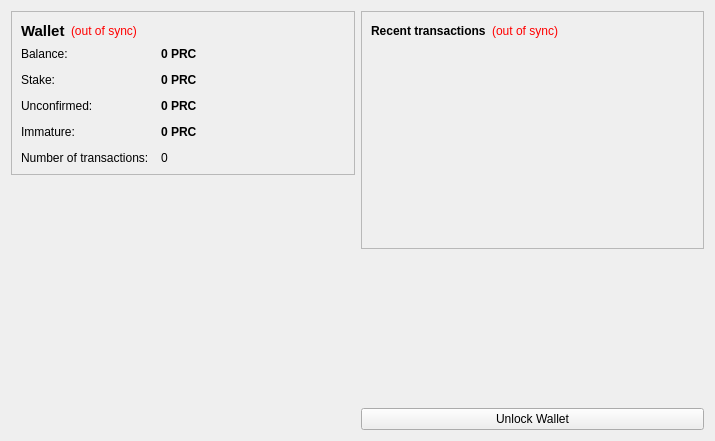
<?xml version="1.0" encoding="UTF-8"?>
<ui version="4.0">
 <class>OverviewPage</class>
 <widget class="QWidget" name="OverviewPage">
  <property name="geometry">
   <rect>
    <x>0</x>
    <y>0</y>
    <width>715</width>
    <height>441</height>
   </rect>
  </property>
  <property name="windowTitle">
   <string>Form</string>
  </property>
  <layout class="QHBoxLayout" name="horizontalLayout" stretch="1,1">
   <item>
    <layout class="QVBoxLayout" name="verticalLayout_2">
     <item>
      <widget class="QFrame" name="frame">
       <property name="frameShape">
        <enum>QFrame::StyledPanel</enum>
       </property>
       <property name="frameShadow">
        <enum>QFrame::Raised</enum>
       </property>
       <layout class="QVBoxLayout" name="verticalLayout_4">
        <item>
         <layout class="QHBoxLayout" name="horizontalLayout_4">
          <item>
           <widget class="QLabel" name="label_5">
            <property name="font">
             <font>
              <pointsize>11</pointsize>
              <weight>75</weight>
              <bold>true</bold>
             </font>
            </property>
            <property name="text">
             <string>Wallet</string>
            </property>
           </widget>
          </item>
          <item>
           <widget class="QLabel" name="labelWalletStatus">
            <property name="toolTip">
             <string>The displayed information may be out of date. Your wallet automatically synchronizes with the PirateCoin network after a connection is established, but this process has not completed yet.</string>
            </property>
            <property name="styleSheet">
             <string notr="true">QLabel { color: red; }</string>
            </property>
            <property name="text">
             <string notr="true">(out of sync)</string>
            </property>
            <property name="alignment">
             <set>Qt::AlignLeading|Qt::AlignLeft|Qt::AlignVCenter</set>
            </property>
           </widget>
          </item>
          <item>
           <spacer name="horizontalSpacer_2">
            <property name="orientation">
             <enum>Qt::Horizontal</enum>
            </property>
            <property name="sizeHint" stdset="0">
             <size>
              <width>40</width>
              <height>20</height>
             </size>
            </property>
           </spacer>
          </item>
         </layout>
        </item>
        <item>
         <layout class="QFormLayout" name="formLayout_2">
          <property name="fieldGrowthPolicy">
           <enum>QFormLayout::AllNonFixedFieldsGrow</enum>
          </property>
          <property name="horizontalSpacing">
           <number>12</number>
          </property>
          <property name="verticalSpacing">
           <number>12</number>
          </property>
          <item row="0" column="0">
           <widget class="QLabel" name="label">
            <property name="text">
             <string>Balance:</string>
            </property>
           </widget>
          </item>
          <item row="0" column="1">
           <widget class="QLabel" name="labelBalance">
            <property name="font">
             <font>
              <weight>75</weight>
              <bold>true</bold>
             </font>
            </property>
            <property name="cursor">
             <cursorShape>IBeamCursor</cursorShape>
            </property>
            <property name="toolTip">
             <string>Your current balance</string>
            </property>
            <property name="text">
             <string notr="true">0 PRC</string>
            </property>
            <property name="textInteractionFlags">
             <set>Qt::LinksAccessibleByMouse|Qt::TextSelectableByKeyboard|Qt::TextSelectableByMouse</set>
            </property>
           </widget>
          </item>
          <item row="1" column="0">
           <widget class="QLabel" name="label_6">
            <property name="text">
             <string>Stake:</string>
            </property>
           </widget>
          </item>
          <item row="1" column="1">
           <widget class="QLabel" name="labelStake">
            <property name="font">
             <font>
              <weight>75</weight>
              <bold>true</bold>
             </font>
            </property>
            <property name="cursor">
             <cursorShape>IBeamCursor</cursorShape>
            </property>
            <property name="toolTip">
             <string>Total of coins that was staked, and do not yet count toward the current balance</string>
            </property>
            <property name="text">
             <string notr="true">0 PRC</string>
            </property>
            <property name="textInteractionFlags">
             <set>Qt::LinksAccessibleByMouse|Qt::TextSelectableByKeyboard|Qt::TextSelectableByMouse</set>
            </property>
           </widget>
          </item>
          <item row="2" column="0">
           <widget class="QLabel" name="label_3">
            <property name="text">
             <string>Unconfirmed:</string>
            </property>
           </widget>
          </item>
          <item row="2" column="1">
           <widget class="QLabel" name="labelUnconfirmed">
            <property name="font">
             <font>
              <weight>75</weight>
              <bold>true</bold>
             </font>
            </property>
            <property name="cursor">
             <cursorShape>IBeamCursor</cursorShape>
            </property>
            <property name="toolTip">
             <string>Total of transactions that have yet to be confirmed, and do not yet count toward the current balance</string>
            </property>
            <property name="text">
             <string notr="true">0 PRC</string>
            </property>
            <property name="textInteractionFlags">
             <set>Qt::LinksAccessibleByMouse|Qt::TextSelectableByKeyboard|Qt::TextSelectableByMouse</set>
            </property>
           </widget>
          </item>
          <item row="3" column="0">
           <widget class="QLabel" name="labelImmatureText">
            <property name="text">
             <string>Immature:</string>
            </property>
           </widget>
          </item>
          <item row="3" column="1">
           <widget class="QLabel" name="labelImmature">
            <property name="font">
             <font>
              <weight>75</weight>
              <bold>true</bold>
             </font>
            </property>
            <property name="toolTip">
             <string>Mined balance that has not yet matured</string>
            </property>
            <property name="text">
             <string notr="true">0 PRC</string>
            </property>
            <property name="textInteractionFlags">
             <set>Qt::LinksAccessibleByMouse|Qt::TextSelectableByKeyboard|Qt::TextSelectableByMouse</set>
            </property>
           </widget>
          </item>
          <item row="4" column="0">
           <widget class="QLabel" name="label_2">
            <property name="text">
             <string>Number of transactions:</string>
            </property>
           </widget>
          </item>
          <item row="4" column="1">
           <widget class="QLabel" name="labelNumTransactions">
            <property name="toolTip">
             <string>Total number of transactions in wallet</string>
            </property>
            <property name="text">
             <string notr="true">0</string>
            </property>
           </widget>
          </item>
         </layout>
        </item>
       </layout>
      </widget>
     </item>
     <item>
      <spacer name="verticalSpacer">
       <property name="orientation">
        <enum>Qt::Vertical</enum>
       </property>
       <property name="sizeHint" stdset="0">
        <size>
         <width>20</width>
         <height>40</height>
        </size>
       </property>
      </spacer>
     </item>
     <item>
      <widget class="QLabel" name="label_6">
       <property name="text">
        <string/>
       </property>
       <property name="pixmap">
        <pixmap resource="../bitcoin.qrc">:/images/backg</pixmap>
       </property>
       <property name="scaledContents">
        <bool>false</bool>
       </property>
       <property name="alignment">
        <set>Qt::AlignCenter</set>
       </property>
       <property name="margin">
        <number>-2</number>
       </property>
      </widget>
     </item>
    </layout>
   </item>
   <item>
    <layout class="QVBoxLayout" name="verticalLayout_3">
     <item>
      <widget class="QFrame" name="frame_2">
       <property name="frameShape">
        <enum>QFrame::StyledPanel</enum>
       </property>
       <property name="frameShadow">
        <enum>QFrame::Raised</enum>
       </property>
       <layout class="QVBoxLayout" name="verticalLayout">
        <item>
         <layout class="QHBoxLayout" name="horizontalLayout_2">
          <item>
           <widget class="QLabel" name="label_4">
            <property name="text">
             <string>&lt;b&gt;Recent transactions&lt;/b&gt;</string>
            </property>
           </widget>
          </item>
          <item>
           <widget class="QLabel" name="labelTransactionsStatus">
            <property name="toolTip">
             <string>The displayed information may be out of date. Your wallet automatically synchronizes with the PirateCoin network after a connection is established, but this process has not completed yet.</string>
            </property>
            <property name="styleSheet">
             <string notr="true">QLabel { color: red; }</string>
            </property>
            <property name="text">
             <string notr="true">(out of sync)</string>
            </property>
            <property name="alignment">
             <set>Qt::AlignRight|Qt::AlignTrailing|Qt::AlignVCenter</set>
            </property>
           </widget>
          </item>
          <item>
           <spacer name="horizontalSpacer">
            <property name="orientation">
             <enum>Qt::Horizontal</enum>
            </property>
            <property name="sizeHint" stdset="0">
             <size>
              <width>40</width>
              <height>20</height>
             </size>
            </property>
           </spacer>
          </item>
         </layout>
        </item>
        <item>
         <widget class="QListView" name="listTransactions">
          <property name="styleSheet">
           <string notr="true">QListView { background: transparent; }</string>
          </property>
          <property name="frameShape">
           <enum>QFrame::NoFrame</enum>
          </property>
          <property name="verticalScrollBarPolicy">
           <enum>Qt::ScrollBarAlwaysOff</enum>
          </property>
          <property name="horizontalScrollBarPolicy">
           <enum>Qt::ScrollBarAlwaysOff</enum>
          </property>
          <property name="selectionMode">
           <enum>QAbstractItemView::NoSelection</enum>
          </property>
         </widget>
        </item>
       </layout>
      </widget>
     </item>
     <item>
      <spacer name="verticalSpacer_2">
       <property name="orientation">
        <enum>Qt::Vertical</enum>
       </property>
       <property name="sizeHint" stdset="0">
        <size>
         <width>20</width>
         <height>40</height>
        </size>
       </property>
      </spacer>
     </item>
     <item>
      <widget class="QPushButton" name="unlockWalletButton">
       <property name="text">
        <string>Unlock Wallet</string>
       </property>
      </widget>
     </item>
    </layout>
   </item>
  </layout>
 </widget>
 <resources>
  <include location="../bitcoin.qrc"/>
 </resources>
 <connections/>
</ui>
